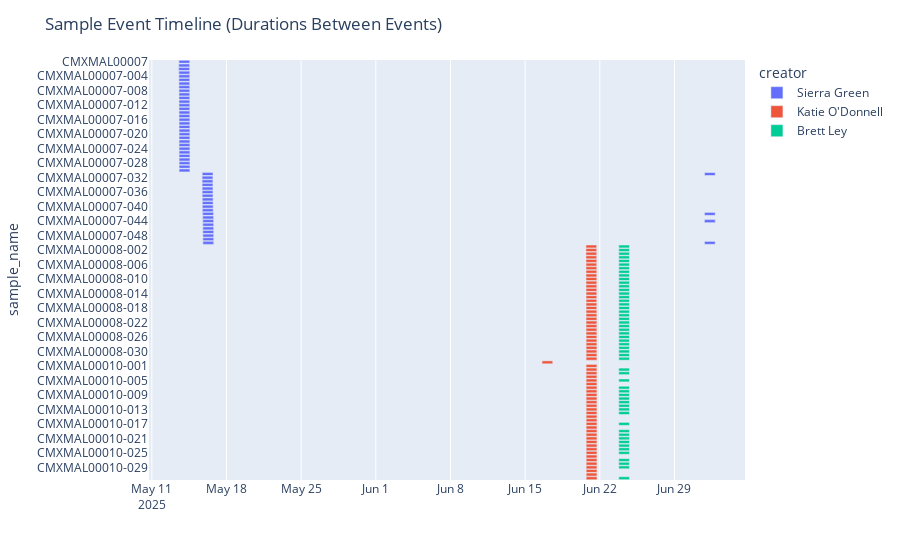

Here is the notebook cell this chart was saved with:
### Code cell
build_timeline(client, False)
